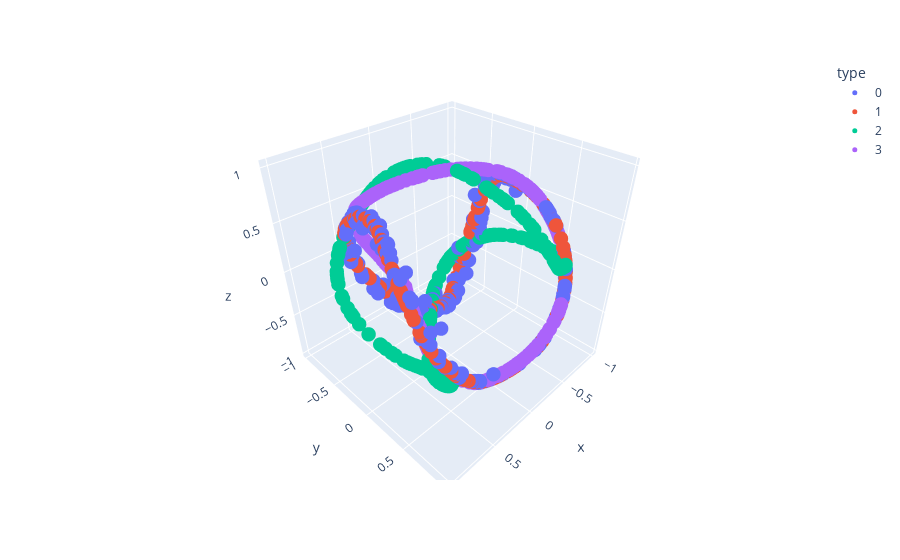

Notebook code cell kept with this figure:
### Code cell
extra_modes = 3
na_points = [model.run_evaluate(i, dataset[0][0]).detach().numpy() for i in range(extra_modes, extra_modes*2)]
p_points = na_points[0:1] + pred_points[1:]
plot_points(p_points)

### Figure 1 — Plotly figure (JSON) as saved in the notebook; plotly's stock layout.template omitted (floating-point values rounded to 4 significant figures; data arrays with more than 128 entries replaced by an {"elided": "..."} marker saying what was removed)
{"data": [{"hovertemplate": "type=0<br>x=%{x}<br>y=%{y}<br>z=%{z}<extra></extra>", "legendgroup": "0", "marker": {"color": "#636efa", "opacity": 1, "size": 5, "symbol": "circle"}, "mode": "markers", "name": "0", "scene": "scene", "showlegend": true, "type": "scatter3d", "x": {"elided": "300 float values"}, "y": {"elided": "300 float values"}, "z": {"elided": "300 float values"}}, {"hovertemplate": "type=1<br>x=%{x}<br>y=%{y}<br>z=%{z}<extra></extra>", "legendgroup": "1", "marker": {"color": "#EF553B", "opacity": 1, "size": 5, "symbol": "circle"}, "mode": "markers", "name": "1", "scene": "scene", "showlegend": true, "type": "scatter3d", "x": {"elided": "300 float values"}, "y": {"elided": "300 float values"}, "z": {"elided": "300 float values"}}, {"hovertemplate": "type=2<br>x=%{x}<br>y=%{y}<br>z=%{z}<extra></extra>", "legendgroup": "2", "marker": {"color": "#00cc96", "opacity": 1, "size": 5, "symbol": "circle"}, "mode": "markers", "name": "2", "scene": "scene", "showlegend": true, "type": "scatter3d", "x": {"elided": "300 float values"}, "y": {"elided": "300 float values"}, "z": {"elided": "300 float values"}}, {"hovertemplate": "type=3<br>x=%{x}<br>y=%{y}<br>z=%{z}<extra></extra>", "legendgroup": "3", "marker": {"color": "#ab63fa", "opacity": 1, "size": 5, "symbol": "circle"}, "mode": "markers", "name": "3", "scene": "scene", "showlegend": true, "type": "scatter3d", "x": {"elided": "300 float values"}, "y": {"elided": "300 float values"}, "z": {"elided": "300 float values"}}], "layout": {"legend": {"title": {"text": "type"}, "tracegroupgap": 0}, "margin": {"t": 60}, "scene": {"domain": {"x": [0, 1], "y": [0, 1]}, "xaxis": {"title": {"text": "x"}}, "yaxis": {"title": {"text": "y"}}, "zaxis": {"title": {"text": "z"}}}}}
